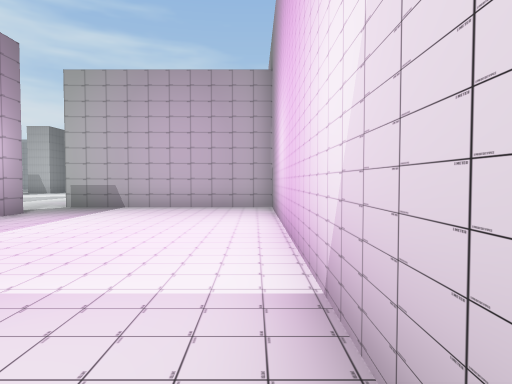
[1] (above)

21 first-person views from a walk through a scene from a Unity 3-D project. The camera is 1.5 m above the floor, tilts 2° down and sees 75° across. Doors are open. The floor is counted in squares, 2 m on a side. Each view is taken from the middle of a square. On the plan, view 1 faces up. The plan holds only what a view shows up to about 11 squares ahead; the rest is blank. The player character is not drawn.

[2]
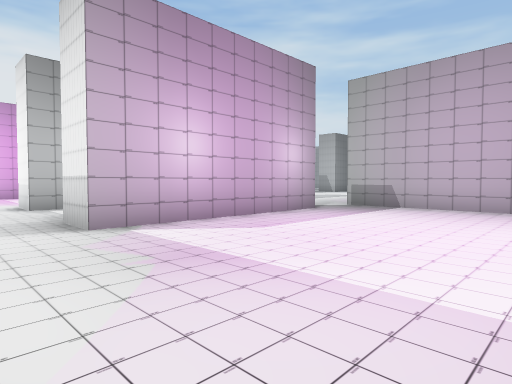

[3]
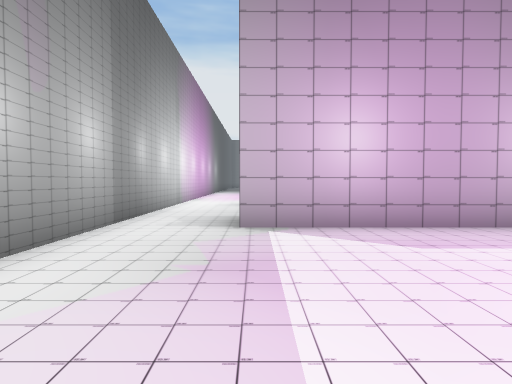

[4]
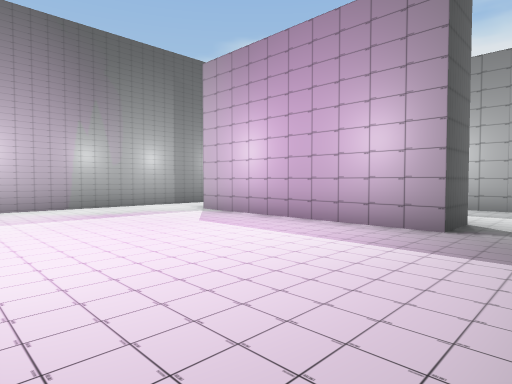

[5]
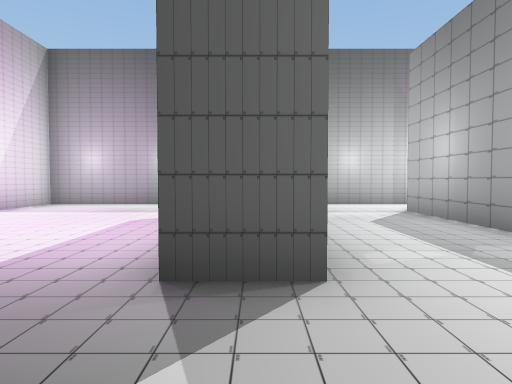

[6]
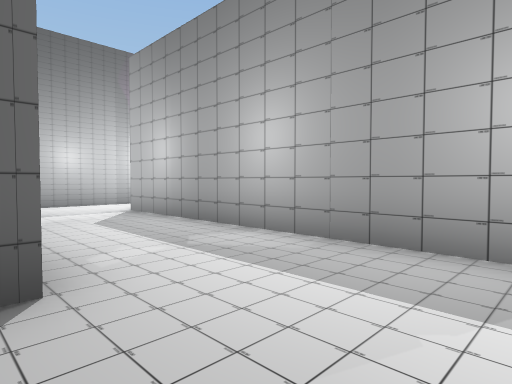

[7]
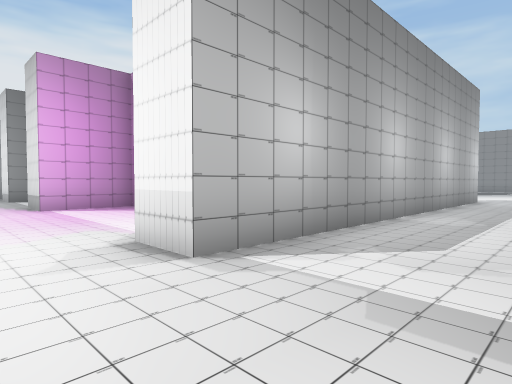

[8]
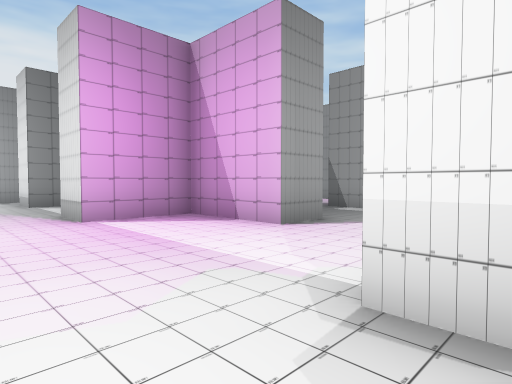

[9]
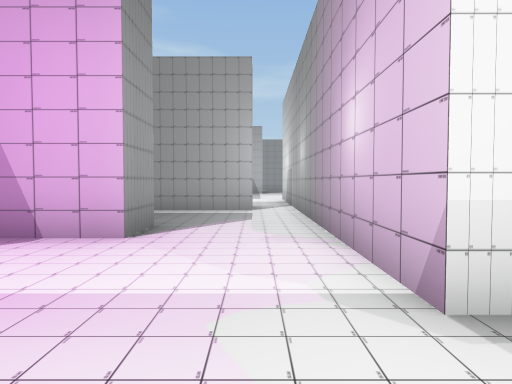

[10]
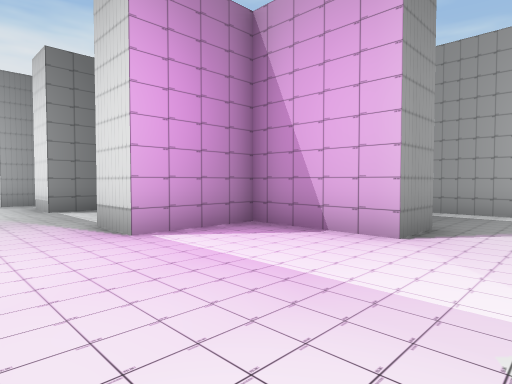

[11]
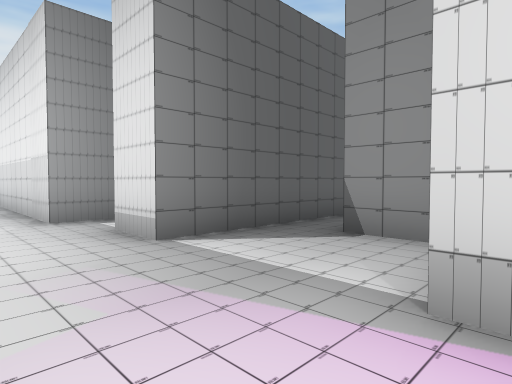

[12]
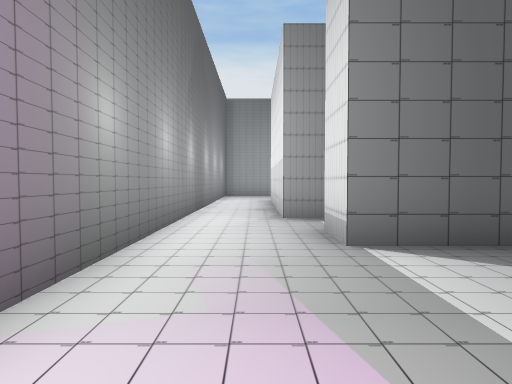

[13]
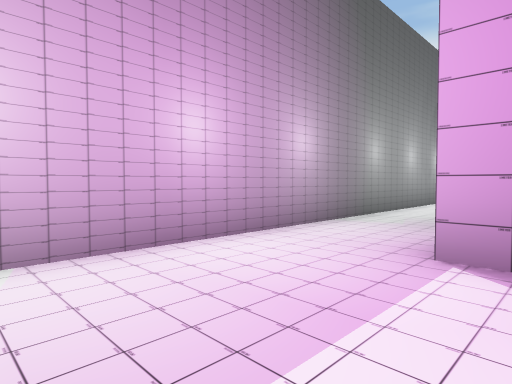

[14]
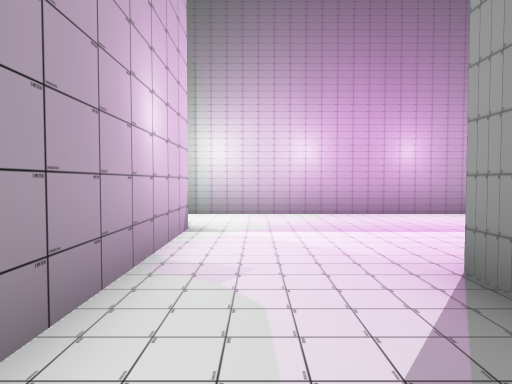

[15]
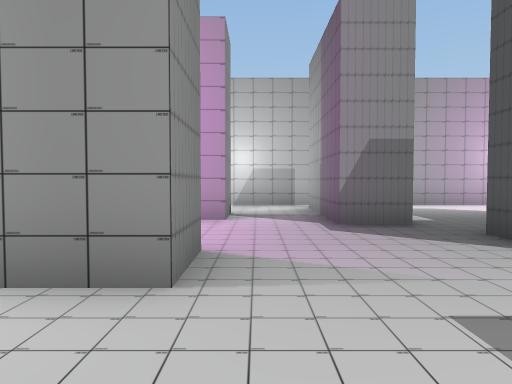

[16]
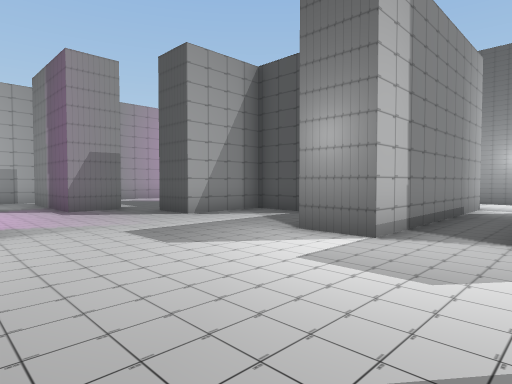

[17]
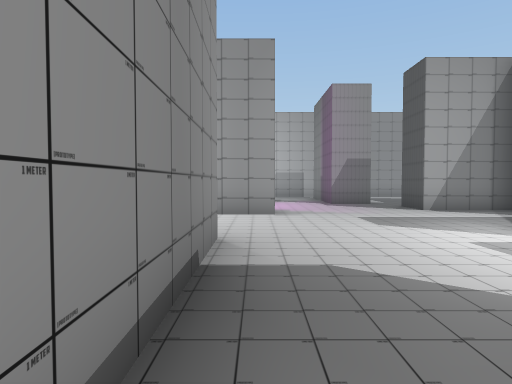

[18]
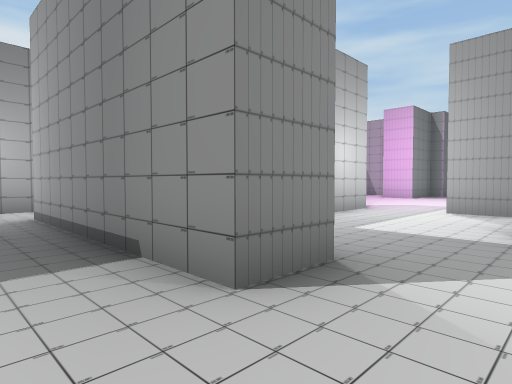

[19]
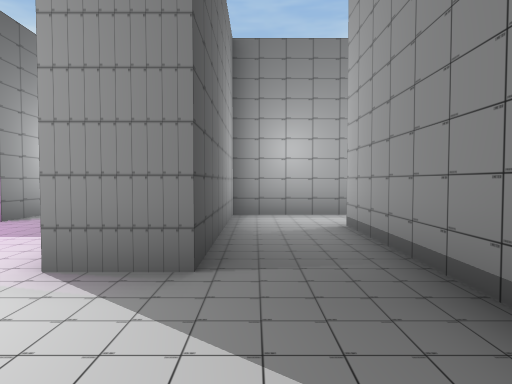

[20]
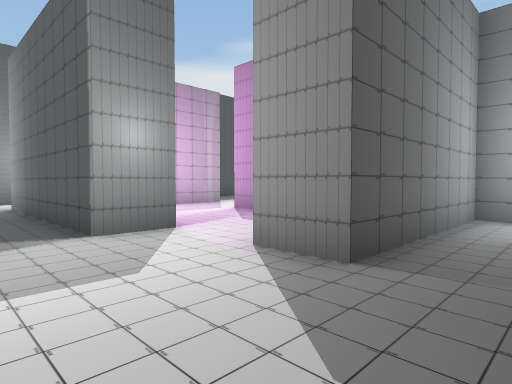

[21]
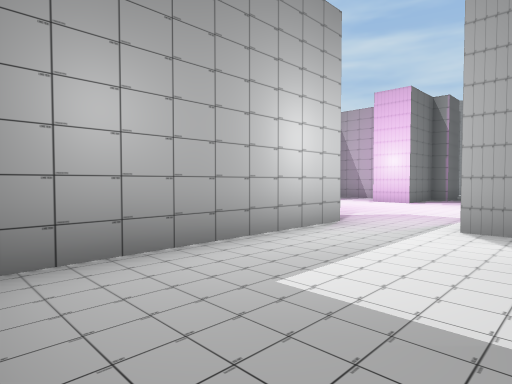

### Floor plan
Points are (right, up) in squares from view 1. A wall is a line through its corners. A room is listed if a view was taken in it or the views show most of it. See-through windows are left out.
Room 1 (views 1, 2, 3, 4)
walls: (-6.6, 7.6) (-5.3, 7.6) (-5.3, 1.8) (-6.6, 1.8); (-6.5, -0.5) (0.5, -0.5) (0.5, 9.3) (-5.4, 9.3)
ways out: opening at (-6, 0.5) to room 2; opening at (-6, 8.5) to room 2
Room 2 (views 5, 6, 7, 8)
walls: (-9.7, 12.9) (-9.7, 1.8) (-10.9, 1.8); (-11.5, -0.5) (-6.5, -0.5)
ways out: opening at (-6, 0.5) to room 1; opening at (-6, 8.5) to room 1; opening at (-10.5, 0.5) to room 3
Room 3 (views 9, 10, 11, 12, 13)
walls: (-10.9, 1.8) (-10.9, 5.5); (-13.7, 5.6) (-13.7, 4.3) (-16.4, 4.3) (-16.4, 2) (-17.6, 2); (-17.4, -0.5) (-11.5, -0.5)
ways out: opening at (-10.5, 0.5) to room 2; opening at (-12.5, 5) to room 4; opening at (-17, 0.5) to room 5
Room 4 (views 14, 15, 16, 17, 18, 19, 20, 21)
walls: (-17.4, 11.6) (-18.7, 11.6) (-18.7, 12.9); (-21.7, 13.8) (-21.7, 12.5) (-27.5, 12.5); (-20.8, 6.6) (-20.8, 4.4); (-14.7, 11.6) (-14.7, 12.1); (-19.1, 5.5) (-17.6, 5.5) (-17.6, 7.8) (-16.4, 7.8); (-24.9, 7.4) (-23.6, 7.4) (-23.6, 1.5); (-12, 8.4) (-15.4, 8.4) (-15.4, 9.6) (-14.5, 9.6); (-21, 19.4) (-22.4, 19.4); (-22, 2) (-22, 7.8) (-20.8, 7.8); (-24.2, 19.5) (-24.2, 14.4); (-29.3, 13) (-29.3, 10.5) (-24.7, 10.5) (-24.7, 9.2); (-10.9, 5.5) (-10.9, 9.1)
ways out: opening at (-12.5, 5) to room 3; opening at (-20, 5) to room 5; opening at (-14, 10.5) to room 6; gap at (-12, 9) to room 6; opening at (-28.5, 13); opening at (-24.5, 8.5); opening at (-23.5, 19); opening at (-23, 2); opening at (-20.5, 18.5)
Room 5 (no view inside)
walls: (-20.8, 4.4) (-20.8, 2) (-22, 2); (-18.2, 4.3) (-19.6, 4.3); (-22.4, -0.5) (-17.4, -0.5)
ways out: opening at (-17, 0.5) to room 3; opening at (-20, 5) to room 4; opening at (-21.5, 0.5)
Room 6 (no view inside)
walls: (-13.5, 11.6) (-14.7, 11.6); (-14.5, 9.6) (-12.1, 9.6); (-10.9, 9.1) (-10.9, 11.8)
ways out: opening at (-14, 10.5) to room 4; gap at (-12, 9) to room 4; opening at (-12.5, 12.5)

Where each view was taken, in squares from view 1:
view 1: 0 up, 0 right, facing up
view 2: 0 up, 0 right, facing up-left
view 3: 2 up, 0 right, facing left
view 4: 9 up, 0 right, facing down-left
view 5: 10 up, 6 left, facing down
view 6: 10 up, 6 left, facing down-left
view 7: 0 up, 7 left, facing up-left
view 8: 0 up, 10 left, facing up-left
view 9: 0 up, 12 left, facing up
view 10: 0 up, 12 left, facing up-left
view 11: 0 up, 17 left, facing up-left
view 12: 1 up, 17 left, facing left
view 13: 3 up, 13 left, facing down-left
view 14: 7 up, 12 left, facing down
view 15: 11 up, 21 left, facing right
view 16: 12 up, 24 left, facing down-right
view 17: 12 up, 26 left, facing right
view 18: 11 up, 20 left, facing up-left
view 19: 11 up, 22 left, facing left
view 20: 12 up, 22 left, facing down-left
view 21: 14 up, 21 left, facing up-left
